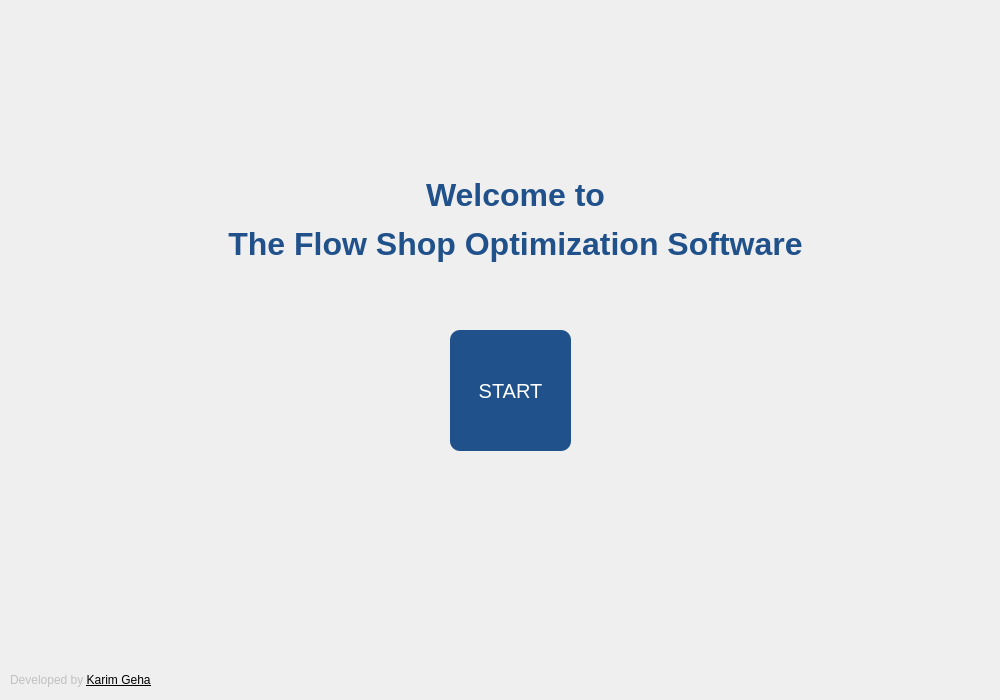
<?xml version="1.0" encoding="UTF-8"?>
<ui version="4.0">
 <class>landingPage</class>
 <widget class="QWidget" name="landingPage">
  <property name="enabled">
   <bool>true</bool>
  </property>
  <property name="geometry">
   <rect>
    <x>0</x>
    <y>0</y>
    <width>1000</width>
    <height>700</height>
   </rect>
  </property>
  <property name="sizePolicy">
   <sizepolicy hsizetype="Fixed" vsizetype="Fixed">
    <horstretch>0</horstretch>
    <verstretch>0</verstretch>
   </sizepolicy>
  </property>
  <property name="maximumSize">
   <size>
    <width>1000</width>
    <height>700</height>
   </size>
  </property>
  <property name="windowTitle">
   <string>Form</string>
  </property>
  <property name="styleSheet">
   <string notr="true">#widget{
background:#ffffff;
}</string>
  </property>
  <widget class="QLabel" name="label">
   <property name="geometry">
    <rect>
     <x>770</x>
     <y>0</y>
     <width>231</width>
     <height>131</height>
    </rect>
   </property>
   <property name="text">
    <string/>
   </property>
   <property name="pixmap">
    <pixmap resource="../resources.qrc">:/ensam/assets/imgs/ensam_logo.png</pixmap>
   </property>
   <property name="scaledContents">
    <bool>true</bool>
   </property>
  </widget>
  <widget class="QLabel" name="label_2">
   <property name="geometry">
    <rect>
     <x>200</x>
     <y>140</y>
     <width>631</width>
     <height>161</height>
    </rect>
   </property>
   <property name="text">
    <string>&lt;html&gt;&lt;head/&gt;&lt;body&gt;&lt;p align=&quot;center&quot;&gt;&lt;span style=&quot; font-size:24pt; font-weight:600; color:#20518a;&quot;&gt;Welcome to&lt;/span&gt;&lt;/p&gt;&lt;p align=&quot;center&quot;&gt;&lt;span style=&quot; font-size:24pt; font-weight:600; color:#20518a;&quot;&gt;The Flow Shop Optimization Software&lt;/span&gt;&lt;/p&gt;&lt;/body&gt;&lt;/html&gt;</string>
   </property>
  </widget>
  <widget class="QPushButton" name="startButton">
   <property name="geometry">
    <rect>
     <x>450</x>
     <y>330</y>
     <width>121</width>
     <height>121</height>
    </rect>
   </property>
   <property name="styleSheet">
    <string notr="true">#startButton{
	border: 0;
	border-radius:10px;
	background:#20518A;
	color:white;
	font-size:20px;
}</string>
   </property>
   <property name="text">
    <string>START</string>
   </property>
  </widget>
  <widget class="QLabel" name="label_3">
   <property name="geometry">
    <rect>
     <x>10</x>
     <y>670</y>
     <width>141</width>
     <height>20</height>
    </rect>
   </property>
   <property name="styleSheet">
    <string notr="true">color:rgba(0, 0, 0, 50);</string>
   </property>
   <property name="text">
    <string>&lt;html&gt;&lt;head/&gt;&lt;body&gt;&lt;p&gt;Developed by &lt;a href=&quot;https://www.linkedin.com/in/karim-gehad/&quot;&gt;&lt;span style=&quot; text-decoration: underline; color:#000000;&quot;&gt;Karim Gehad&lt;/span&gt;&lt;/a&gt;&lt;/p&gt;&lt;/body&gt;&lt;/html&gt;</string>
   </property>
  </widget>
 </widget>
 <resources>
  <include location="../resources.qrc"/>
 </resources>
 <connections/>
</ui>
